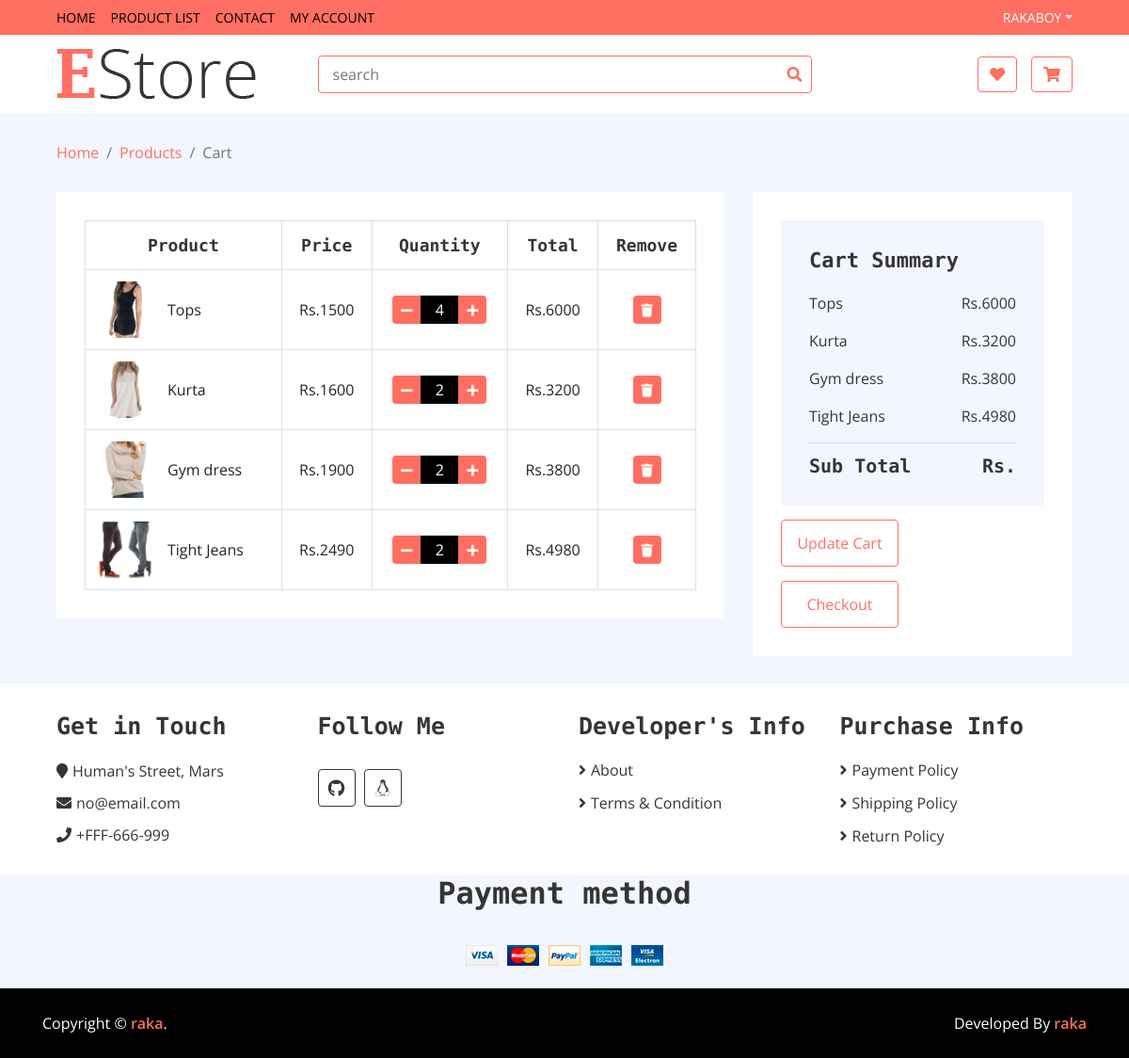
Page /cart/my_cart (signed in) on the committed database.
### cart/models.py (models this page shows, shortened)
class Cart(models.Model):
    username = models.CharField(max_length=500)
    items = models.ForeignKey(Item, on_delete=models.CASCADE)
    slug = models.CharField(max_length=300)
    quantity = models.IntegerField(default=1)
    total = models.IntegerField()
    checkout = models.BooleanField(default=False)

### home/models.py (models this page shows, shortened)
class Item(models.Model):
    name = models.CharField(max_length=500)
    category = models.ForeignKey(Category, on_delete=models.CASCADE)
    brand = models.ForeignKey(Brand, on_delete=models.CASCADE)
    image = models.ImageField(upload_to='media', null=True)
    price = models.IntegerField()
    discounted_price = models.IntegerField(default=0)
    description = models.TextField(blank=True)
    specification = models.TextField(blank=True)
    slug = models.CharField(max_length=300)
    status = models.CharField(choices=STATUS, max_length=200)
    label = models.CharField(choices=LABEL, max_length=200, blank=True)
    def add_to_cart(self):
        return reverse('cart:add-to-cart', kwargs={'slug': self.slug})
    def delete_one(self):
        return reverse('cart:delete-one', kwargs={'slug': self.slug})

### cart/views.py (the view)
# urls.py: path('my_cart', CartView.as_view(), name='my_cart'),
class CartView(BaseView):
    def get(self, request):
        username = request.user.username
        self.views['my_cart'] = Cart.objects.filter(username=username, checkout=False, )
        return render(request, 'cart.html', self.views)

### home/templates/cart.html
{% extends 'base.html' %}
{% load static %}
        {% block content %}
        <div class="breadcrumb-wrap">
            <div class="container-fluid">
                <ul class="breadcrumb">
                    <li class="breadcrumb-item"><a href="#">Home</a></li>
                    <li class="breadcrumb-item"><a href="#">Products</a></li>
                    <li class="breadcrumb-item active">Cart</li>
                </ul>
            </div>
        </div>
        <div class="cart-page">
            <div class="container-fluid">
                <div class="row">
                    <div class="col-lg-8">
                        <div class="cart-page-inner">
                            <div class="table-responsive">
                                <table class="table table-bordered">
                                    <thead class="thead-dark">
                                        <tr>
                                            <th>Product</th>
                                            <th>Price</th>
                                            <th>Quantity</th>
                                            <th>Total</th>
                                            <th>Remove</th>
                                        </tr>
                                    </thead>
                                    <tbody class="align-middle">
                                    {% for cart in my_cart %}
                                        <tr>
                                            <td>
                                                <div class="img">
                                                    <a href="/product_detail/<slug>"><img src="{{ cart.items.image.url }}" alt="Image"></a>
                                                    <p>{{ cart.items.name }}</p>
                                                </div>
                                            </td>
                                            {% if cart.items.discounted_price > 0 %}
                                            <td>Rs.{{ cart.items.discounted_price}}</td>
                                            {% else %}
                                            <td>Rs.{{ cart.items.price}}</td>
                                            {% endif %}
                                            <td>
                                                <div class="qty">
                                                    <a href="{{ cart.items.delete_one }}"><button class="btn-minus"><i class="fa fa-minus"></i></button></a>
                                                    <input type="text" value="{{ cart.quantity }}">
                                                    <a href="{{ cart.items.add_to_cart}}"><button class="btn-plus"><i class="fa fa-plus"></i></button></a>
                                                </div>
                                            </td>
                                            <td>Rs.{{ cart.total }}</td>
                                            <td>
                                                <a href = "/cart/delete_cart/{{cart.slug}}">
                                                <button><i class="fa fa-trash"></i></button>
                                                </a>
                                            </td>
                                        </tr>
                                    {% endfor %}
                                    </tbody>
                                </table>
                            </div>
                        </div>
                    </div>
                    <div class="col-lg-4">
                        <div class="cart-page-inner">
                            <div class="row">
                                <div class="col-md-12">
                                    <div class="cart-summary">
                                        <div class="cart-content">
                                            <h1>Cart Summary</h1>
                                            {% for cart in my_cart %}
                                            <p>{{ cart.items.name }} <span>Rs.{{ cart.total }}</span></p>
                                            {% endfor %}
                                           <h2>Sub Total<span>Rs.
                                           </span></h2>
                                        </div>
                                        <div class="cart-btn">
                                            <a href="/product_list"><button>Update Cart</button></a>
                                            <a href="checkout"> <button>Checkout</button></a>
                                        </div>
                                    </div>
                                </div>
                            </div>
                        </div>
                    </div>
                </div>
            </div>
        </div>
        {% endblock %}

### home/templates/base.html (shortened to what this page needs)
<!DOCTYPE html>
{% load static %}
<html lang="en">
    <head>
        <link href="https://stackpath.bootstrapcdn.com/bootstrap/4.4.1/css/bootstrap.min.css" rel="stylesheet">
        <link href="https://cdnjs.cloudflare.com/ajax/libs/font-awesome/5.10.0/css/all.min.css" rel="stylesheet">
        <link href="{% static 'lib/slick/slick.css' %}" rel="stylesheet">
        <link href="{% static 'lib/slick/slick-theme.css' %}" rel="stylesheet">
        <link href="{% static 'css/style.css' %}" rel="stylesheet">
    </head>
    <body>
        <div class="nav">
            <div class="container-fluid">
                <nav class="navbar navbar-expand-md bg-dark navbar-dark">
                    <div class="collapse navbar-collapse justify-content-between" id="navbarCollapse">
                        <div class="navbar-nav mr-auto">
                            <a href="/" class="nav-item nav-link active">Home</a>
                            <a href="/product_list" class="nav-item nav-link active">Product List</a>
                            {% if user.is_authenticated %}
                            <a href="/contact" class="nav-item nav-link active">Contact</a>
                            <a href="/account" class="nav-item nav-link active">My Account</a>
                            {% endif %}
                        </div>
                        {% if user.is_authenticated %}
                        <div class="navbar-nav ml-auto">
                            <div class="nav-item dropdown">
                                <a href="#" class="nav-link dropdown-toggle" data-toggle="dropdown">{{ user.username }}</a>
                            </div>
                        </div>
                        {% endif %}
                    </div>
                </nav>
            </div>
        </div>
        <div class="bottom-bar">
            <div class="container-fluid">
                <div class="row align-items-center">
                    <div class="col-md-3">
                        <div class="logo">
                            <a href="/">
                                <img src="{% static 'img/logo.png' %}" alt="Logo">
                            </a>
                        </div>
                    </div>
                    <div class="col-md-6">
                        <form method = "GET" action="{% url 'home:search' %}">
                            <div class="search">
                                <input name="search" type="text" placeholder="search" >
                                <button type="submit"><i class="fa fa-search"></i></button>
                            </div>
                        </form>
                    </div>
                    <div class="col-md-3">
                        {% if user.is_authenticated %}
                        <div class="user">
                            <a href="/wishlist/my_wishlist" class="btn wishlist">
                                <i class="fa fa-heart"></i>
                            </a>
                            <a href="/cart/my_cart" class="btn cart">
                                <i class="fa fa-shopping-cart"></i>
                            </a>
                        </div>
                        {% endif %}
                    </div>
                </div>
            </div>
        </div>
        {% block content %}
        {% endblock %}
        <div class="footer">
            <div class="container-fluid">
                <div class="row">
                    <div class="col-lg-3 col-md-6">
                        <div class="footer-widget">
                            <h2>Get in Touch</h2>
                            <div class="contact-info">
                                <p><i class="fa fa-map-marker"></i>Human's Street, Mars</p>
                                <p><i class="fa fa-envelope"></i>no@email.com</p>
                                <p><i class="fa fa-phone"></i>+FFF-666-999</p>
                            </div>
                        </div>
                    </div>
                    <div class="col-lg-3 col-md-6">
                        <div class="footer-widget">
                            <h2>Follow Me</h2>
                            <div class="contact-info">
                                <div class="social">
                                    <a href="https://github.com/ninchy0"><i class="fab fa-github"></i></a>
                                    <a href="https://www.tryhackme.com/p/ninchy0"><i class="fab fa-linux"></i></a>
                                </div>
                            </div>
                        </div>
                    </div>
                    <div class="col-lg-3 col-md-6">
                        <div class="footer-widget">
                            <h2>Developer's Info</h2>
                            <ul>
                                <li><a href="#">About</a></li>
                                <li><a href="#">Terms & Condition</a></li>
                            </ul>
                        </div>
                    </div>
                    <div class="col-lg-3 col-md-6">
                        <div class="footer-widget">
                            <h2>Purchase Info</h2>
                            <ul>
                                <li><a href="#">Payment Policy</a></li>
                                <li><a href="#">Shipping Policy</a></li>
                                <li><a href="#">Return Policy</a></li>
                            </ul>
                        </div>
                    </div>
                </div>
            </div>
        </div>
        <div>
            <div class="container-fluid" align="center">
                <h2>Payment method</h2>
                <br>
                <div class="col-lg-6 col-md-6">
                   <img src="{% static 'img/payment-method.png' %}">
                </div>
            </div>
        </div>
        <br>
        <div class="footer-bottom">
            <div class="container">
                <div class="row">
                    <div class="col-md-6 copyright">
                        <p>Copyright &copy; <a href="https://github.com/ninchy0">raka</a>.</p>
                    </div>
                    <div class="col-md-6 template-by">
                        <p>Developed By <a href="https://github.com/ninchy0">raka</a></p>
                    </div>
                </div>
            </div>
        </div>
    </body>
</html>

### rows in the picture
Cart: items.image (picture), items.name "Tops", items.discounted_price "1500", quantity "4", total "6000"
Cart: items.image (picture), items.name "Kurta", items.discounted_price "1600", quantity "2", total "3200"
Cart: items.image (picture), items.name "Gym dress", items.discounted_price "1900", quantity "2", total "3800"
Cart: items.image (picture), items.name "Tight Jeans", items.discounted_price "2490", quantity "2", total "4980"

### other values in the picture
{{ user.username }} "RAKABOY"
